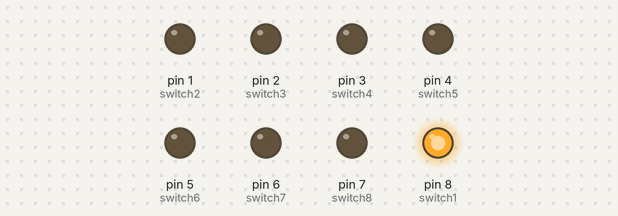
A sketch run on a simulated Arduino Uno, built with avr-gcc and run on an emulated ATmega328P. On the bench: output pins drawn as LEDs (lit = HIGH).

Above: at 0.36 s.
At 2.66 s:
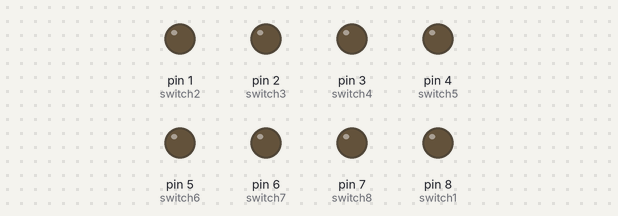
Timing chart, 0 to 3.0 s (numbered marks = the images above):
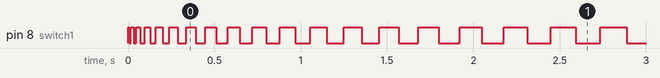

Measured:
- by itself, pin 8 (switch1): repeats every 0.02 s: LOW 0.01 s, HIGH 0.02 s, until it stays LOW from 129.0 s

The sketch:

q1-sheet2control.ino
```cpp
int switch1 =8;
int switch2 =1;
int switch3 =2;
int switch4 =3;
int switch5 =4;
int switch6 =5;
int switch7 =6;
int switch8 =7;
int j=0;
int duration;
int led=8; //pin used for the output pulse
void setup() {
  // put your setup code here, to run once:
pinMode (switch1,OUTPUT);
pinMode (switch2,OUTPUT);
pinMode (switch3,OUTPUT);
pinMode (switch4,OUTPUT);
pinMode (switch5,OUTPUT);
pinMode (switch6,OUTPUT);
pinMode (switch7,OUTPUT);
pinMode (switch8,OUTPUT);
}

void loop() {
  // put your main code here, to run repeatedly:
if (switch1 ==HIGH)
j=j+1;
if (switch2 ==HIGH)
j=j+2;

if (switch3 ==HIGH)
j=j+4;

if (switch4 ==HIGH)
j=j+8;

if (switch5 ==HIGH)
j=j+16;

if (switch6 ==HIGH)
j=j+32;

if (switch7 ==HIGH)
j=j+64;

if (switch8 ==HIGH)
j=j+128;

duration =j*4;
digitalWrite (led,HIGH);
delay(duration);
digitalWrite (led,LOW);
delay(duration);

}
```
